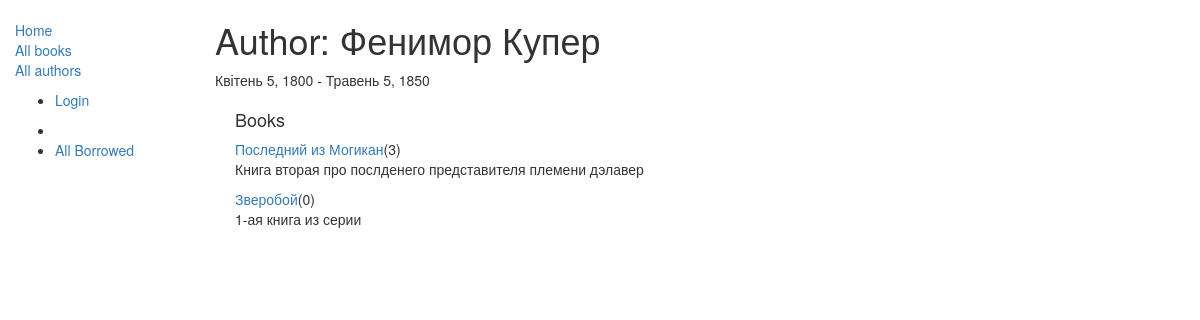
The app's page /catalog/author/1 with its own data.
### catalog/models.py (models this page shows, shortened)
class Author(models.Model):
    first_name = models.CharField(max_length=100)
    last_name = models.CharField(max_length=100)
    date_of_birth = models.DateField(null=True, blank=True)
    date_of_death = models.DateField('Died', null=True, blank=True)
    class Meta:
        ordering = ['last_name']

class Book(models.Model):
    title = models.CharField(max_length=200)
    author = models.ForeignKey('Author', on_delete=models.SET_NULL, null=True)
    summary = models.TextField(max_length=1000, help_text="Enter a brief description of the book")
    isbn = models.CharField('ISBN',max_length=13, help_text='13 Character <a href="https://www.isbn-international.org/content/what-isbn">ISBN number</a>')
    genre = models.ManyToManyField(Genre, help_text="Select a genre for this book")
    language = models.ForeignKey('Language', on_delete=models.SET_NULL, null=True)
    def get_absolute_url(self):
        return reverse('book-detail', args=[str(self.id)])
    def display_genre(self):
        """
        Creates a string for the Genre. This is required to display genre in Admin.
        """
        return ', '.join([ genre.name for genre in self.genre.all()[:3] ])
    display_genre.short_description = 'Жанр'

### catalog/views.py (the view)
# urls.py: re_path(r'^author/(?P<pk>\d+)$', views.AuthorDetailView.as_view(), name='author-detail'),
class AuthorDetailView(generic.DetailView):
    model = Author
    template_name = "author_detail.html"
    paginate_by = 2

### catalog/templates/author_detail.html (shortened to what this page needs)
{% extends "base_generic.html" %}
{% block content %}
  <h1>Author: {{ author.first_name }}  {{ author.last_name }} </h1>
  <p>{{ author.date_of_birth}} - {{ author.date_of_death}} </p>
  <div style="margin-left:20px;margin-top:20px">
    <h4>Books</h4>
    {% for book in author.book_set.all %}
        <p><a href='{{ book.get_absolute_url }}'>{{ book.title }}</a>({{ book.bookinstance_set.all.count }})<br />
           {{ book.summary }}
        </p>
    {% endfor %}
  </div>
{% endblock %}

### records on screen
Author: first_name "Фенимор", last_name "Купер", date_of_birth "Квітень 5, 1800", date_of_death "Травень 5, 1850"
Book: title "Последний из Могикан", bookinstance_set.all.count "3", summary "Книга вторая про послденего представителя племени дэлавер"
Book: title "Зверобой", bookinstance_set.all.count "0", summary "1-ая книга из серии"
